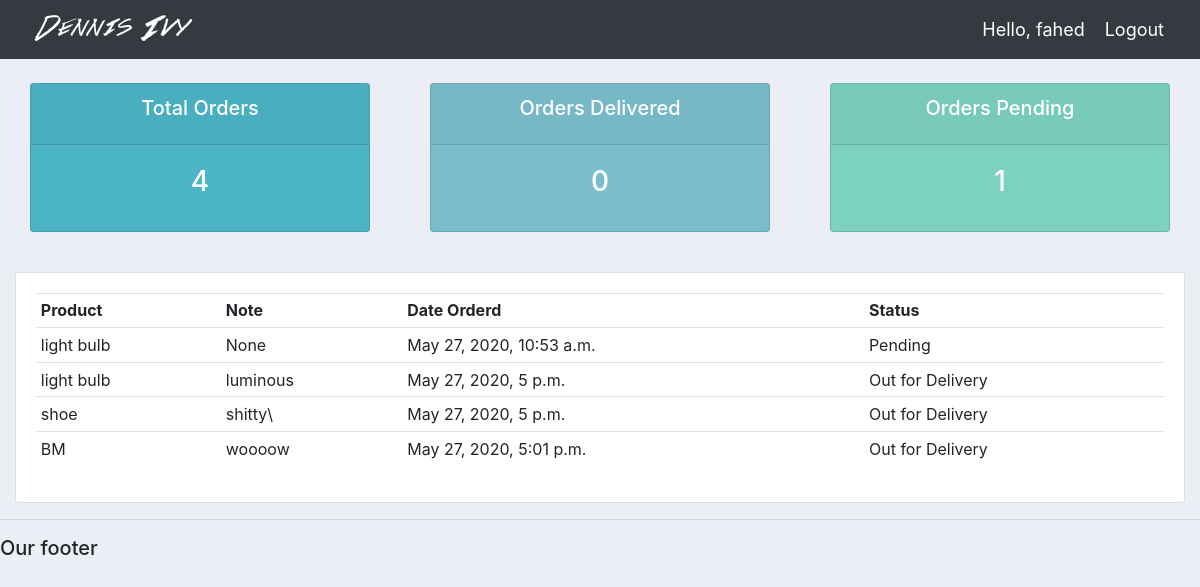
The app's page /user/ (signed in) with its own data.
### accounts/models.py (models this page shows, shortened)
class Order(models.Model):
    STATUS = (
        ('Pending', 'Pending'),
        ('Out for Delivery', 'Out for Delivery'),
        ('Delivered', 'Delivered')
    )
    customer = models.ForeignKey(
        Customer, null=True, on_delete=models.SET_NULL)
    product = models.ForeignKey(Product, null=True, on_delete=models.SET_NULL)
    status = models.CharField(max_length=200, null=True, choices=STATUS)
    date_created = models.DateTimeField(auto_now_add=True, null=True)
    note = models.CharField(max_length=1000, null=True)

class Product(models.Model):
    CATEGORY = (
        ('Indoor', 'Indoor'),
        ('Outdoor', 'Outdoor')
    )
    name = models.CharField(max_length=200, null=True)
    tag = models.ManyToManyField(Tag)
    price = models.FloatField(null=True)
    category = models.CharField(max_length=200, null=True, choices=CATEGORY)
    description = models.CharField(max_length=200, null=True)
    date_created = models.DateTimeField(auto_now_add=True, null=True)
    def __str__(self):
        return self.name

### accounts/views.py (the view)
# urls.py: path('user/', views.userPage, name="user-page"),
@login_required(login_url='login')
def userPage(request):
    orders = request.user.customer.order_set.all()
    tot_orders = orders.count()
    delivered = orders.filter(status="Delivered").count()
    pending = orders.filter(status="Pending").count()
    context = {'orders': orders, 'tot_orders': tot_orders,
               'delivered': delivered, 'pending': pending}
    return render(request, 'accounts/user.html', context)

### accounts/templates/accounts/user.html
 {% extends 'accounts/main.html' %} {% block content %} {% include 'accounts/status.html' %}
<br>
<div class="row">
    <div class="col-md">
        <div class="card card-body">
            <table class="table table-sm">
                <tr>
                    <th>Product</th>
                    <th>Note</th>
                    <th>Date Orderd</th>
                    <th>Status</th>
                </tr>
                {% for i in orders%}
                <tr>
                    <td> {{ i.product }}</td>
                    <td> {{ i.note }}</td>
                    <td> {{ i.date_created }}</td>
                    <td> {{ i.status }}</td>
                </tr>
                {% endfor %}
            </table>
        </div>
    </div>
</div>
{% endblock %}

### accounts/templates/accounts/navbar.html (shortened to what this page needs)
{% load static %}
<nav class="navbar navbar-expand-lg navbar-dark bg-dark">
    <img src="{% static 'images/logo.png' %}">
    <span class="hello-msg">Hello, {{request.user}}</span>
    <span><a  class="hello-msg" href="{% url 'logout' %}">Logout</a></span>
</nav>

### static/css/main.css (style rules this page uses)
body { background-color: #ebeff5; }

### accounts/templates/accounts/navbar.html (style rules this page uses)
.hello-msg { font-size: 18px; color: #fff; margin-right: 20px; }

### records on screen
Order: product "light bulb", note "None", date_created "May 27, 2020, 10:53 a.m.", status "Pending"
Order: product "light bulb", note "luminous", date_created "May 27, 2020, 5 p.m.", status "Out for Delivery"
Order: product "shoe", note "shitty\\", date_created "May 27, 2020, 5 p.m.", status "Out for Delivery"
Order: product "BM", note "woooow", date_created "May 27, 2020, 5:01 p.m.", status "Out for Delivery"

### other values on screen
{{ request.user }} "fahed"
{{ tot_orders }} "4"
{{ delivered }} "0"
{{ pending }} "1"
